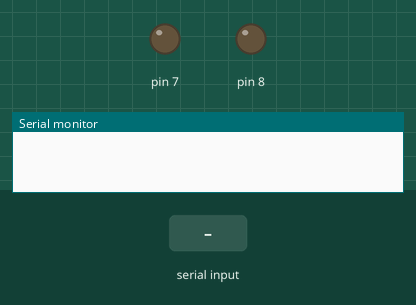
The sketch below on a simulated Arduino Uno, built with avr-gcc and run on an emulated ATmega328P. Parts: output pins drawn as LEDs (lit = HIGH), the last lines printed to the serial monitor. The inputs (shaded band) are chosen by the test bench.

Above: at 1.2 s.
1.3 s: "d" received over Serial
At 2.1 s:
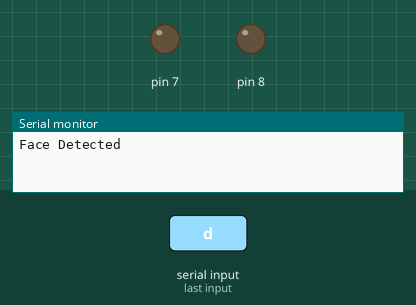
2.8 s: "c" received over Serial
At 3.8 s:
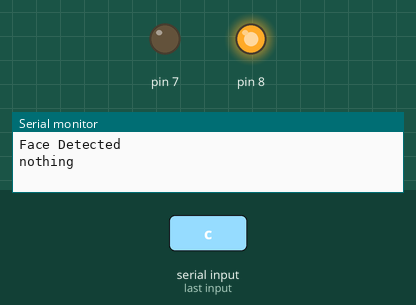
4.3 s: "e" received over Serial
At 4.9 s:
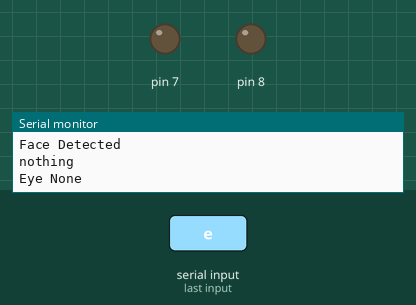
5.8 s: "n" received over Serial
At 7.3 s:
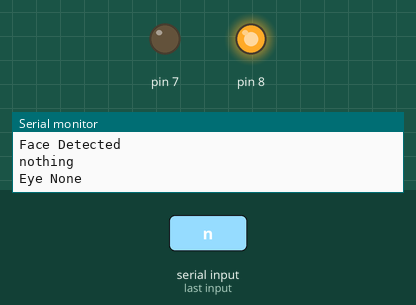
Timing chart, 0 to 8.3 s (numbered marks = the images above; inputs shaded):
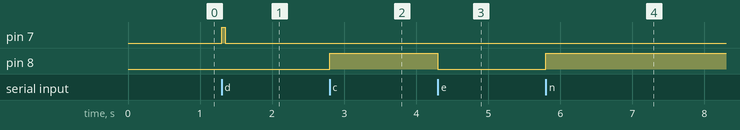

Measured:
- after the input at 1.3 s, pin 7: LOW → HIGH at once, → LOW 0.05 s later
- after the input at 2.8 s, pin 8: LOW → HIGH at once
- after the input at 4.3 s, pin 8: HIGH → LOW at once
- after the input at 5.8 s, pin 8: LOW → HIGH at once

The sketch:

sketch_jul25a.ino
```cpp
char in;
void setup() {
  pinMode(7, OUTPUT);
  pinMode(8, OUTPUT);
  Serial.begin(9600);
}

void loop() {
  in = Serial.read();
  if (in == 'd'){
    digitalWrite(7,HIGH);
    digitalWrite(8, LOW);
    Serial.println("Face Detected ");
    delay(50);
    digitalWrite(7, LOW);
  }
  if (in == 'c'){
    digitalWrite(7, LOW);
    digitalWrite(8, HIGH);
    Serial.println("nothing");
  }
  if (in == 'n'){
    digitalWrite(7, LOW);
    digitalWrite(8, HIGH);
  }
  if (in == 'e'){
    digitalWrite(7, LOW);
    digitalWrite(8, LOW);
    digitalWrite(9, HIGH);
    Serial.println("Eye None");
  }
}
```
